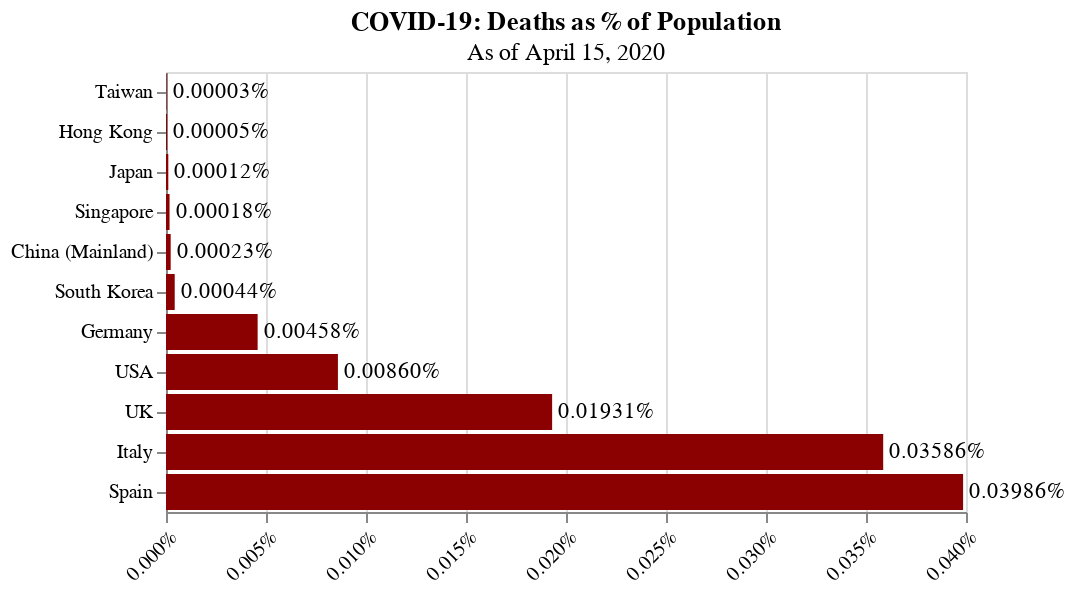

Notebook code for this chart:
### Code cell
# Deaths over population
data = pd.DataFrame(list(zip(names, dop)), columns=['Region', '%'])

bars = alt.Chart(data).mark_bar().encode(
    x=alt.X("%:Q", axis=alt.Axis(format='%')),
    y=alt.Y("Region:O", sort='x')
).properties(
    title={
        "text":'COVID-19: Deaths as % of Population',
        "subtitle":'As of ' + as_of_date.strftime("%B %d, %Y")
    }
)

text = bars.mark_text(
    align='left',
    baseline='middle',
    dx=3
).encode(
    text=(
        alt.Text("%:Q", format=".5%")
    )
)

alt.layer(bars, text).configure_axisX(
    labelAngle=-45,
    title=None
).configure_axisY(
    title=None
).configure_bar(
    color='darkred'
)

### Figure 1 — Vega-Lite specification as saved in the notebook (floating-point values rounded to 4 significant figures)
{"config": {"view": {"continuousWidth": 400, "continuousHeight": 300}, "axisX": {"labelAngle": -45, "title": null}, "axisY": {"title": null}, "bar": {"color": "darkred"}}, "layer": [{"mark": "bar", "encoding": {"x": {"type": "quantitative", "axis": {"format": "%"}, "field": "%"}, "y": {"type": "ordinal", "field": "Region", "sort": "x"}}, "title": {"text": "COVID-19: Deaths as % of Population", "subtitle": "As of April 15, 2020"}}, {"mark": {"type": "text", "align": "left", "baseline": "middle", "dx": 3}, "encoding": {"text": {"type": "quantitative", "field": "%", "format": ".5%"}, "x": {"type": "quantitative", "axis": {"format": "%"}, "field": "%"}, "y": {"type": "ordinal", "field": "Region", "sort": "x"}}, "title": {"text": "COVID-19: Deaths as % of Population", "subtitle": "As of April 15, 2020"}}], "data": {"name": "data-ff1806736734cf765df8198703a6143c"}, "$schema": "https://vega.github.io/schema/vega-lite/v4.8.1.json", "datasets": {"data-ff1806736734cf765df8198703a6143c": [{"Region": "Taiwan", "%": 2.523e-07}, {"Region": "Singapore", "%": 1.773e-06}, {"Region": "Hong Kong", "%": 5.368e-07}, {"Region": "South Korea", "%": 4.357e-06}, {"Region": "Japan", "%": 1.154e-06}, {"Region": "China (Mainland)", "%": 2.341e-06}, {"Region": "USA", "%": 8.596e-05}, {"Region": "Italy", "%": 0.0003586}, {"Region": "Germany", "%": 4.582e-05}, {"Region": "Spain", "%": 0.0003986}, {"Region": "UK", "%": 0.0001931}]}}
